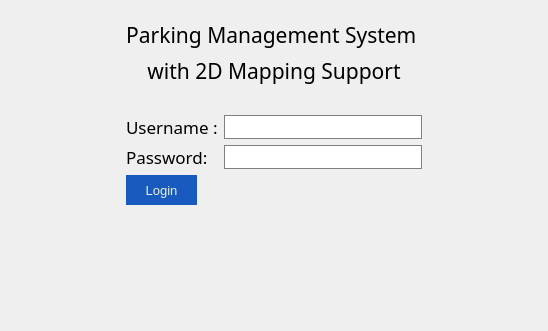
         <widget class="QWidget" name="tab">
          <attribute name="title">
           <string>Login</string>
          </attribute>
          <layout class="QGridLayout" name="gridLayout">
           <item row="2" column="1">
            <widget class="QWidget" name="widget_6" native="true">
             <property name="minimumSize">
              <size>
               <width>0</width>
               <height>100</height>
              </size>
             </property>
            </widget>
           </item>
           <item row="1" column="2">
            <widget class="QWidget" name="widget_5" native="true">
             <property name="minimumSize">
              <size>
               <width>100</width>
               <height>0</height>
              </size>
             </property>
            </widget>
           </item>
           <item row="1" column="1">
            <widget class="QWidget" name="widget" native="true">
             <layout class="QFormLayout" name="formLayout">
              <item row="3" column="0" colspan="2">
               <widget class="QLabel" name="label_6">
                <property name="minimumSize">
                 <size>
                  <width>200</width>
                  <height>0</height>
                 </size>
                </property>
                <property name="font">
                 <font>
                  <family>Segoe UI Light</family>
                  <pointsize>16</pointsize>
                 </font>
                </property>
                <property name="text">
                 <string>Parking Management System </string>
                </property>
                <property name="alignment">
                 <set>Qt::AlignCenter</set>
                </property>
               </widget>
              </item>
              <item row="5" column="0" colspan="2">
               <widget class="QLabel" name="label_9">
                <property name="minimumSize">
                 <size>
                  <width>200</width>
                  <height>0</height>
                 </size>
                </property>
                <property name="font">
                 <font>
                  <pointsize>11</pointsize>
                 </font>
                </property>
                <property name="text">
                 <string/>
                </property>
                <property name="alignment">
                 <set>Qt::AlignCenter</set>
                </property>
               </widget>
              </item>
              <item row="6" column="0">
               <widget class="QLabel" name="label">
                <property name="font">
                 <font>
                  <family>Segoe UI Light</family>
                  <pointsize>13</pointsize>
                 </font>
                </property>
                <property name="text">
                 <string>Username :</string>
                </property>
               </widget>
              </item>
              <item row="6" column="1">
               <widget class="QLineEdit" name="login_username">
                <property name="font">
                 <font>
                  <family>Segoe UI</family>
                  <pointsize>13</pointsize>
                 </font>
                </property>
                <property name="styleSheet">
                 <string notr="true">background-color: rgb(255, 255, 255);
border : 1 solid gray;
border-radius : 0;</string>
                </property>
               </widget>
              </item>
              <item row="7" column="0">
               <widget class="QLabel" name="label_2">
                <property name="font">
                 <font>
                  <family>Segoe UI Light</family>
                  <pointsize>13</pointsize>
                 </font>
                </property>
                <property name="text">
                 <string>Password: </string>
                </property>
               </widget>
              </item>
              <item row="7" column="1">
               <widget class="QLineEdit" name="login_password">
                <property name="font">
                 <font>
                  <family>Segoe UI</family>
                  <pointsize>13</pointsize>
                 </font>
                </property>
                <property name="styleSheet">
                 <string notr="true">background-color: rgb(255, 255, 255);
border : 1 solid gray;
border-radius : 0;</string>
                </property>
                <property name="echoMode">
                 <enum>QLineEdit::Password</enum>
                </property>
               </widget>
              </item>
              <item row="8" column="0">
               <widget class="QPushButton" name="login_button">
                <property name="minimumSize">
                 <size>
                  <width>71</width>
                  <height>30</height>
                 </size>
                </property>
                <property name="maximumSize">
                 <size>
                  <width>71</width>
                  <height>30</height>
                 </size>
                </property>
                <property name="font">
                 <font>
                  <family>Segoe UI</family>
                  <pointsize>10</pointsize>
                 </font>
                </property>
                <property name="styleSheet">
                 <string notr="true">color: rgb(238, 238, 220);
background-color: rgb(24, 90, 189);


border-radius : 0;
</string>
                </property>
                <property name="text">
                 <string>Login</string>
                </property>
                <property name="flat">
                 <bool>false</bool>
                </property>
               </widget>
              </item>
              <item row="4" column="0" colspan="2">
               <widget class="QLabel" name="label_7">
                <property name="minimumSize">
                 <size>
                  <width>200</width>
                  <height>0</height>
                 </size>
                </property>
                <property name="font">
                 <font>
                  <family>Segoe UI Light</family>
                  <pointsize>16</pointsize>
                 </font>
                </property>
                <property name="text">
                 <string>with 2D Mapping Support</string>
                </property>
                <property name="alignment">
                 <set>Qt::AlignCenter</set>
                </property>
               </widget>
              </item>
             </layout>
            </widget>
           </item>
           <item row="1" column="0">
            <widget class="QWidget" name="widget_3" native="true">
             <property name="minimumSize">
              <size>
               <width>100</width>
               <height>0</height>
              </size>
             </property>
             <widget class="QPushButton" name="pushButton">
              <property name="geometry">
               <rect>
                <x>0</x>
                <y>0</y>
                <width>100</width>
                <height>100</height>
               </rect>
              </property>
              <property name="minimumSize">
               <size>
                <width>100</width>
                <height>100</height>
               </size>
              </property>
              <property name="maximumSize">
               <size>
                <width>100</width>
                <height>100</height>
               </size>
              </property>
              <property name="text">
               <string/>
              </property>
              <property name="icon">
               <iconset resource="icons.qrc">
                <normaloff>:/icons/logo.jpg</normaloff>
                <disabledoff>:/icons/logo.jpg</disabledoff>
                <disabledon>:/icons/logo.jpg</disabledon>:/icons/logo.jpg</iconset>
              </property>
              <property name="iconSize">
               <size>
                <width>80</width>
                <height>80</height>
               </size>
              </property>
              <property name="flat">
               <bool>true</bool>
              </property>
             </widget>
            </widget>
           </item>
          </layout>
         </widget>
